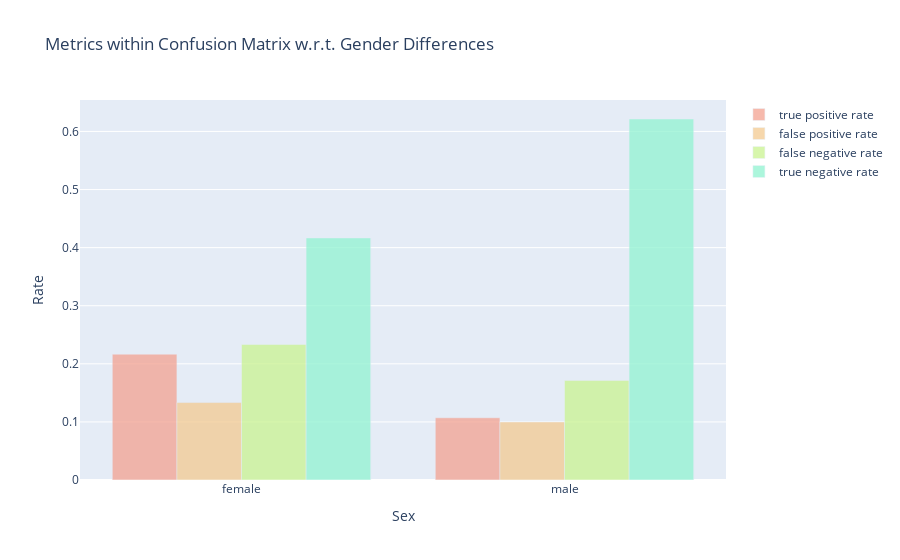

Notebook code cell kept with this figure:
### Code cell
# visualize the results
fig = go.Figure()
fig.add_trace(go.Bar(
    x=list(tpr_sex.keys()),
    y=list(tpr_sex.values()),
    marker_color='#F3A291',
    opacity=0.75,
    name='true positive rate'
))
fig.add_trace(go.Bar(
    x=list(fpr_sex.keys()),
    y=list(fpr_sex.values()),
    marker_color='#F3CA91',
    opacity=0.75,
    name='false positive rate'
))
fig.add_trace(go.Bar(
    x=list(fnr_sex.keys()),
    y=list(fnr_sex.values()),
    marker_color='#CAF391',
    opacity=0.75,
    name='false negative rate'
))
fig.add_trace(go.Bar(
    x=list(tnr_sex.keys()),
    y=list(tnr_sex.values()),
    marker_color='#91F3D1',
    opacity=0.75,
    name='true negative rate'
))
fig.update_layout(
    title_text='Metrics within Confusion Matrix w.r.t. Gender Differences',
    xaxis_title='Sex',
    yaxis_title='Rate'
)
fig.write_image('../results/separation-sex.png', scale=3)
fig.show()

### Figure 1 — Plotly figure (JSON) as saved in the notebook; plotly's stock layout.template omitted (floating-point values rounded to 4 significant figures)
{"data": [{"marker": {"color": "#F3A291"}, "name": "true positive rate", "opacity": 0.75, "type": "bar", "x": ["female", "male"], "y": [0.2167, 0.1071]}, {"marker": {"color": "#F3CA91"}, "name": "false positive rate", "opacity": 0.75, "type": "bar", "x": ["female", "male"], "y": [0.1333, 0.1]}, {"marker": {"color": "#CAF391"}, "name": "false negative rate", "opacity": 0.75, "type": "bar", "x": ["female", "male"], "y": [0.2333, 0.1714]}, {"marker": {"color": "#91F3D1"}, "name": "true negative rate", "opacity": 0.75, "type": "bar", "x": ["female", "male"], "y": [0.4167, 0.6214]}], "layout": {"title": {"text": "Metrics within Confusion Matrix w.r.t. Gender Differences"}, "xaxis": {"title": {"text": "Sex"}}, "yaxis": {"title": {"text": "Rate"}}}}
